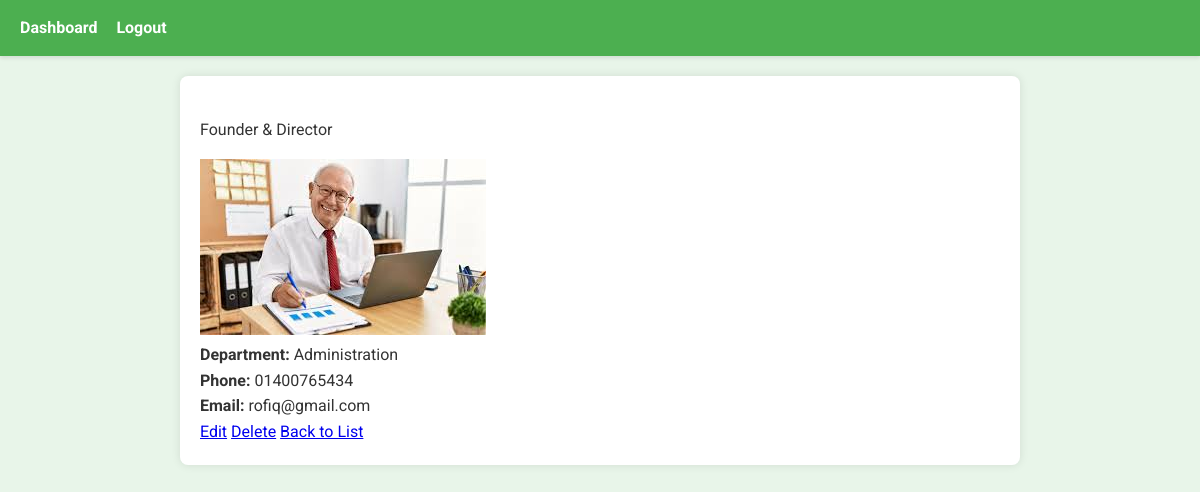
Screenshot of /employees/1/ (signed in) with the database file from the repository.
### hospital/models.py (models this page shows, shortened)
class Employee(models.Model):
    name = models.CharField(max_length=100)
    position = models.CharField(max_length=100, null=True, blank=True)
    department = models.CharField(max_length=100, null=True, blank=True)
    phone_number = models.CharField(max_length=15, null=True, blank=True)
    email = models.EmailField(null=True, blank=True)
    photo = models.ImageField(upload_to='employee_photos/', null=True, blank=True)

### hospital/views.py (the view)
# urls.py: path('employees/<int:pk>/', views.employee_detail, name='employee_detail'),
@login_required
def employee_detail(request, pk):
    employee = get_object_or_404(Employee, pk=pk)
    context = {'employee': employee}
    return render(request, 'hospital/employee_detail.html', context)

### hospital/templates/hospital/employee_detail.html (shortened to what this page needs)
{% extends 'hospital/base.html' %}
{% load static %}
{% block content %}
<div class="employee-detail-container">
    <div class="employee-card">
        <div class="employee-header">
            <p class="employee-position">{{ employee.position }}</p>
        </div>
        <div class="employee-photo-container">
            {% if employee.photo %}
                <img src="{{ employee.photo.url }}" alt="{{ employee.full_name }}" class="employee-photo">
            {% else %}
                <div class="no-photo">
                    <i class="fas fa-user-circle"></i>
                </div>
            {% endif %}
        </div>
        <div class="employee-info">
            <div class="info-item">
                <span><strong>Department:</strong> {{ employee.department }}</span>
            </div>
            <div class="info-item">
                <span><strong>Phone:</strong> {{ employee.phone_number }}</span>
            </div>
            <div class="info-item">
                <span><strong>Email:</strong> {{ employee.email }}</span>
            </div>
        </div>
        <div class="button-container">
            <a href="{% url 'employee_edit' employee.pk %}" class="btn btn-primary"> Edit</a>
            <a href="{% url 'employee_delete' employee.pk %}" class="btn btn-danger"> Delete</a>
            <a href="{% url 'employee_list' %}" class="btn btn-secondary"> Back to List</a>
        </div>
    </div>
</div>
{% endblock %}

### hospital/templates/hospital/base.html (style rules this page uses)
body { font-family: 'Roboto', sans-serif; line-height: 1.6; margin: 0; padding: 0; background-color: #e8f5e9; color: #333; }

### rows the page displays
Employee: position "Founder & Director", photo (picture), department "Administration", phone_number "01400765434", email "rofiq@gmail.com"
